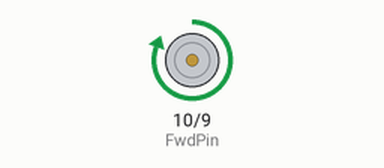
Recording of a sketch running on a simulated Arduino Uno, built with avr-gcc and run on an emulated ATmega328P. On the bench: motor-driver pin pairs drawn as motors (green arrow = first pin HIGH = forward, orange = second pin HIGH = backward, longer = more drive).

Above: at 1.5 s.
At 4.5 s:
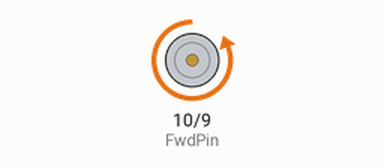
Timing chart, 0 to 7.8 s (numbered marks = the images above):
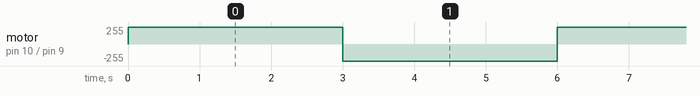

The sketch:

SimpleForwardAndBackward.ino
```cpp
const int FwdPin = 10; //Forward Motor Pin
const int BwdPin = 9;  //Backward Motor Pin
int pwmSpeed = 255;


void setup()
{
  pinMode(FwdPin, OUTPUT);
  pinMode(BwdPin, OUTPUT);
}

void loop()
{
    analogWrite(FwdPin,pwmSpeed);  //Send instructions to Forward motor pin
    analogWrite(BwdPin,0);
    delay(3000);
    analogWrite(BwdPin,pwmSpeed);  //Send instructions to Forward motor pin
    analogWrite(FwdPin,0);
    delay(3000);
}
```

Measured:
- by itself, motor on pin 10 (FwdPin) / pin 9 (BwdPin): alternates forward 255/255 for 3.0 s and backward 255/255 for 3.0 s
